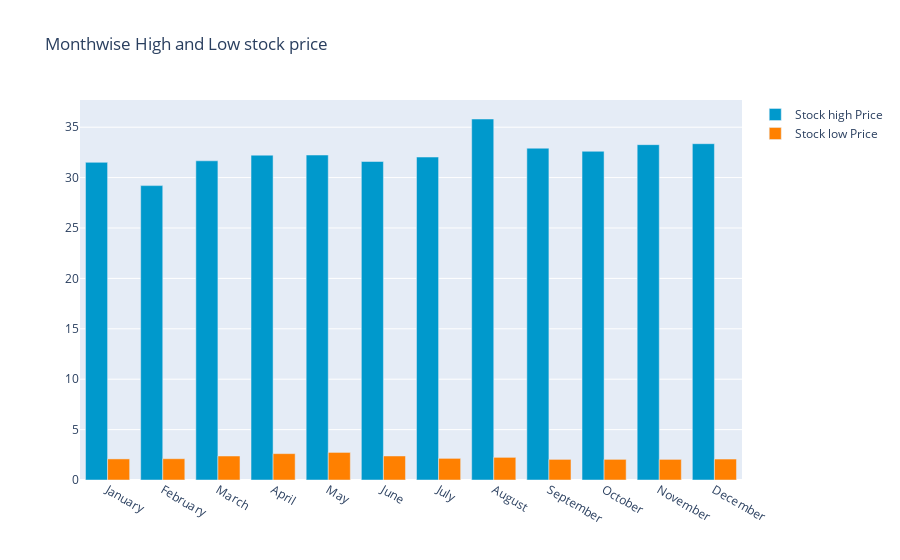

The notebook cell saved with this chart:
### Code cell
fig = go.Figure()
fig.add_trace(go.Bar(
    x=monthvise_high.index,
    y=monthvise_high,
    name='Stock high Price',
    marker_color='rgb(0, 153, 204)'
))
fig.add_trace(go.Bar(
    x=monthvise_low.index,
    y=monthvise_low,
    name='Stock low Price',
    marker_color='rgb(255, 128, 0)'
))

fig.update_layout(barmode='group', 
                  title=' Monthwise High and Low stock price')
fig.show()

### Figure 1 — Plotly figure (JSON) as saved in the notebook; plotly's stock layout.template omitted (floating-point values rounded to 4 significant figures)
{"data": [{"marker": {"color": "rgb(0, 153, 204)"}, "name": "Stock high Price", "type": "bar", "x": ["January", "February", "March", "April", "May", "June", "July", "August", "September", "October", "November", "December"], "y": [31.51, 29.2, 31.66, 32.22, 32.24, 31.6, 32.04, 35.81, 32.92, 32.61, 33.27, 33.36]}, {"marker": {"color": "rgb(255, 128, 0)"}, "name": "Stock low Price", "type": "bar", "x": ["January", "February", "March", "April", "May", "June", "July", "August", "September", "October", "November", "December"], "y": [2.092, 2.112, 2.381, 2.615, 2.736, 2.384, 2.146, 2.246, 2.045, 2.049, 2.045, 2.079]}], "layout": {"barmode": "group", "title": {"text": " Monthwise High and Low stock price"}}}
